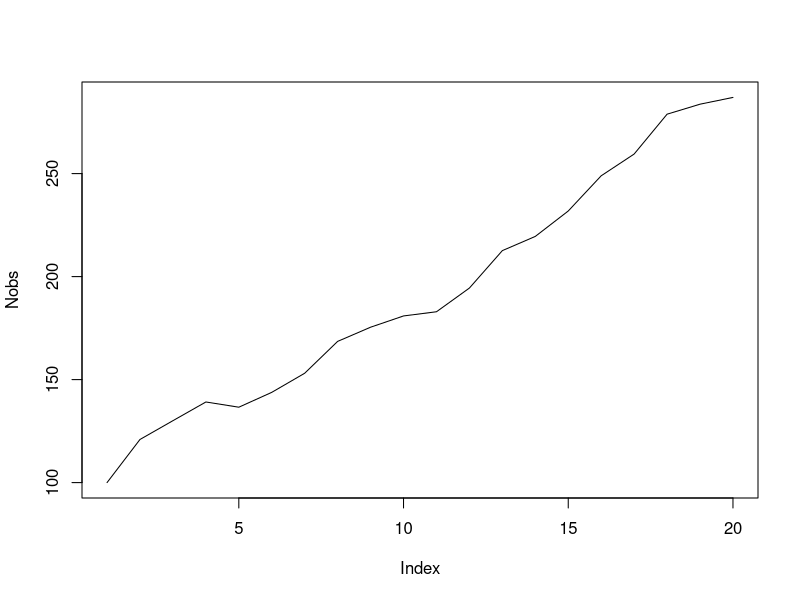

This figure's R source:
# Simple linear population model with process error only
set.seed(1001)
nt <- 20 # Number of time steps
a <- 100
b <- 10
sd.proc <- 5
N <- numeric(nt)
Nobs <- numeric(nt)
N[1] <- a # Initial conditions

for (t in 1:(nt-1)){
  N[t+1] <- rnorm(1, mean = N[t] + b, sd=sd.proc)
  Nobs[t] <- N[t]
}

Nobs[nt] <- N[nt]
plot(Nobs,type="l")
